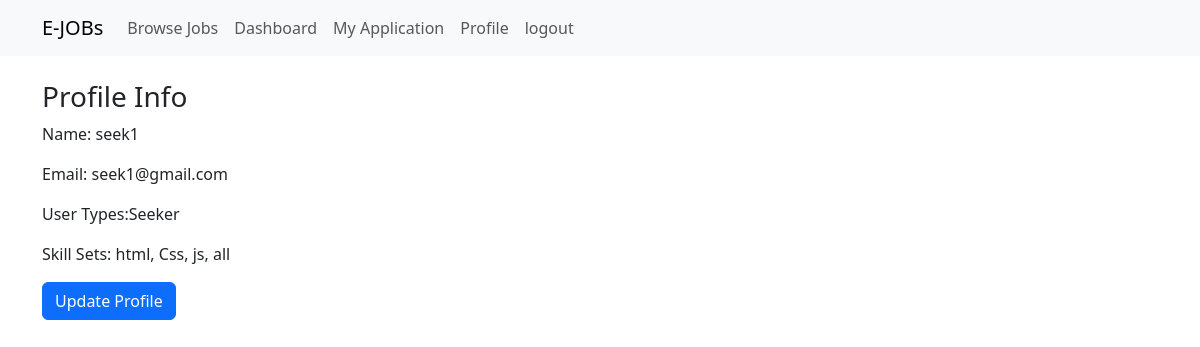
The app's page /profile-view/ (signed in), older data.
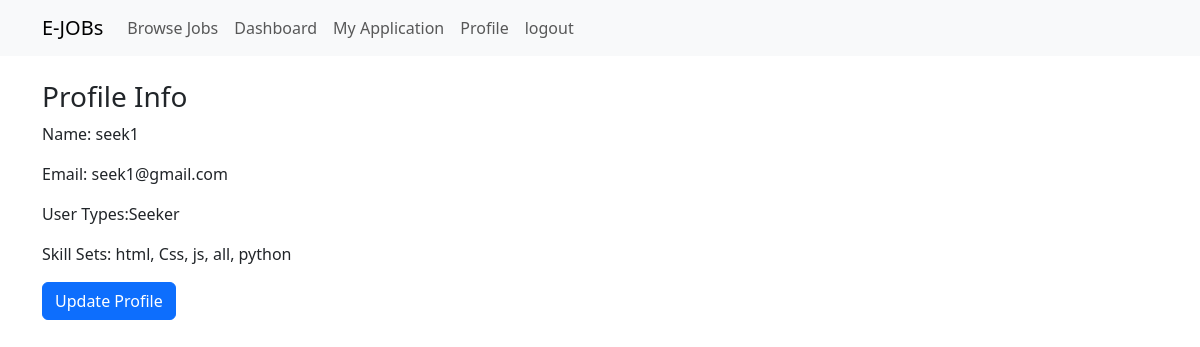
The same page, newer data.
### jobportal/models.py (models this page shows, shortened)
class User(AbstractUser):
    USER_TYPES = [
        ('Recruiter', 'Recruiter'),
        ('Seeker', 'Seeker'),
    ]
    display_name = models.CharField(max_length=200, null=True)
    user_type = models.CharField(choices=USER_TYPES, max_length=20, null=True)

class SeekerProfileModel(models.Model):
    seeker = models.OneToOneField(
        User,
        on_delete=models.CASCADE,
        related_name='seeker_profile',
        null=True
    )
    name = models.CharField(max_length=200, null=True)
    address = models.TextField(null=True)
    contact = models.CharField(max_length=20, null=True)
    profile_image = models.ImageField(upload_to='seeker_image', null=True)
    skills_set = models.TextField(null=True)
    created_at = models.DateField(auto_now_add=True, null=True)
    updated_at = models.DateField(auto_now=True, null=True)

### jobportal/views.py (the view)
# urls.py: path('profile-view/', profile_view, name='profile_view'),
@login_required
def profile_view(request):
    return render(request, 'profile.html')

### jobportal/templates/profile.html
{% extends 'master/base.html' %}
{% block content %}
    <h3>Profile Info</h3>
    <p>
        Name: {{request.user.display_name}}
    </p>
    <p>
        Email: {{request.user.email}}
    </p>
    <p>
        User Types:{{request.user.user_type}}
    </p>
     {% if request.user.user_type == 'Recruiter' %}
    <p>Company Name: {{request.user.recruiter_profile.company_name}}</p>
    {% else %}
    <p>Skill Sets: {{request.user.seeker_profile.skills_set}}</p>
    {% endif %}
    <a href="{% url 'update_profile_view' %}" class="btn btn-primary">Update Profile</a>
{% endblock content %}

Row changes from the older to the newer data that the page shows:
changed User "seek1": user.seeker_profile.skills_set "html, Css, js, all" → "html, Css, js, all, python"
